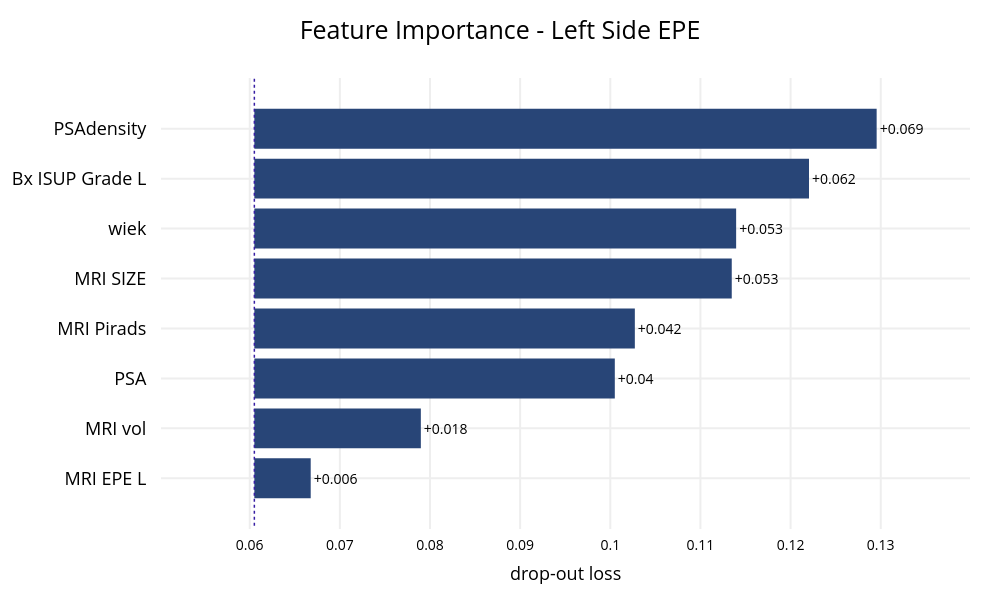

Notebook code for this chart:
### Code cell
# Feature importance for Left Side Model
plot_feature_importances(trained_model_L, X_L, y_L, title="Feature Importance - Left Side EPE", max_vars=8)

### Figure 1 — Plotly figure (JSON) as saved in the notebook; plotly's stock layout.template omitted (floating-point values rounded to 4 significant figures)
{"data": [{"base": 0.06051, "hoverinfo": "text", "hoverlabel": {"bgcolor": "rgba(0,0,0,0.8)"}, "hovertext": ["Model: XGBClassifier loss after<br>variable: PSAdensity is permuted: 0.13<br>Drop-out loss change: +0.069", "Model: XGBClassifier loss after<br>variable: Bx ISUP Grade L is permuted: 0.122<br>Drop-out loss change: +0.062", "Model: XGBClassifier loss after<br>variable: wiek is permuted: 0.114<br>Drop-out loss change: +0.053", "Model: XGBClassifier loss after<br>variable: MRI SIZE is permuted: 0.113<br>Drop-out loss change: +0.053", "Model: XGBClassifier loss after<br>variable: MRI Pirads is permuted: 0.103<br>Drop-out loss change: +0.042", "Model: XGBClassifier loss after<br>variable: PSA is permuted: 0.101<br>Drop-out loss change: +0.04", "Model: XGBClassifier loss after<br>variable: MRI vol is permuted: 0.079<br>Drop-out loss change: +0.018", "Model: XGBClassifier loss after<br>variable: MRI EPE L is permuted: 0.067<br>Drop-out loss change: +0.006"], "marker": {"color": "#284577"}, "orientation": "h", "showlegend": false, "text": ["+0.069", "+0.062", "+0.053", "+0.053", "+0.042", "+0.04", "+0.018", "+0.006"], "textposition": "outside", "type": "bar", "x": [0.06904, 0.06153, 0.05345, 0.05296, 0.04221, 0.03999, 0.01847, 0.006253], "xaxis": "x", "y": ["PSAdensity", "Bx ISUP Grade L", "wiek", "MRI SIZE", "MRI Pirads", "PSA", "MRI vol", "MRI EPE L"], "yaxis": "y"}], "layout": {"annotations": [{"font": {"size": 18}, "showarrow": false, "text": "", "x": 0.5, "xanchor": "center", "xref": "paper", "y": 1, "yanchor": "bottom", "yref": "paper"}, {"font": {"size": 18}, "showarrow": false, "text": "drop-out loss", "x": 0.5, "xanchor": "center", "xref": "paper", "y": 0, "yanchor": "top", "yref": "paper", "yshift": -30}], "font": {"color": "black", "size": 14}, "height": 600, "margin": {"b": 71, "r": 30, "t": 78}, "shapes": [{"line": {"color": "#371ea3", "dash": "dot", "width": 1.5}, "type": "line", "x0": 0.06051, "x1": 0.06051, "xref": "x", "y0": -1, "y1": 8, "yref": "y"}], "title": {"font": {"color": "black", "size": 25}, "text": "Feature Importance - Left Side EPE", "x": 0.5}, "width": 1000, "xaxis": {"anchor": "y", "automargin": true, "domain": [0, 1], "fixedrange": true, "gridwidth": 2, "range": [0.05016, 0.1399], "tickcolor": "white", "ticklen": 3, "ticks": "outside", "type": "linear", "zeroline": false}, "yaxis": {"anchor": "x", "automargin": true, "autorange": "reversed", "domain": [0, 1], "fixedrange": true, "gridwidth": 2, "tickcolor": "white", "tickfont": {"size": 18}, "ticklen": 10, "ticks": "outside", "type": "category"}}}
